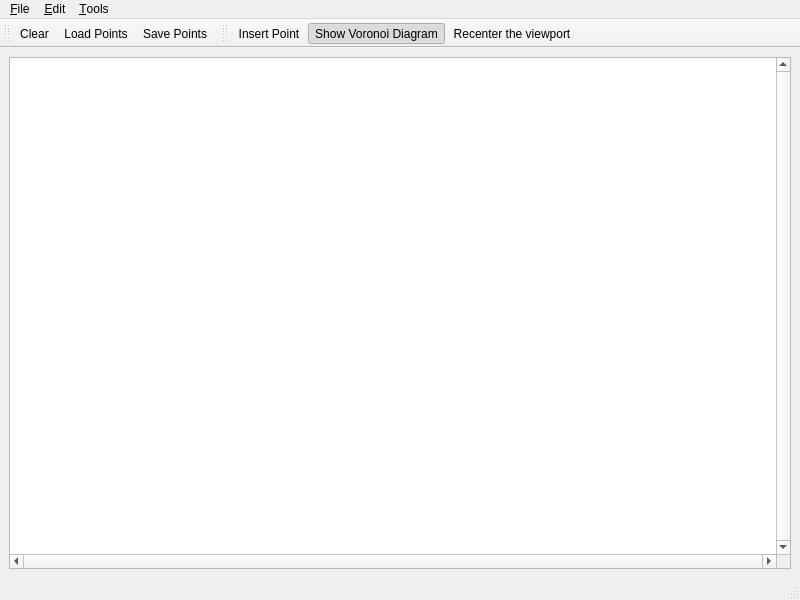
<?xml version="1.0" encoding="UTF-8"?>
<ui version="4.0">
 <author>Ophir Setter</author>
 <class>L1_voronoi_diagram_2</class>
 <widget class="QMainWindow" name="L1_voronoi_diagram_2">
  <property name="geometry">
   <rect>
    <x>0</x>
    <y>0</y>
    <width>800</width>
    <height>600</height>
   </rect>
  </property>
  <property name="windowTitle">
   <string>CGAL L1 Voronoi diagram</string>
  </property>
  <property name="windowIcon">
   <iconset resource="resources/CGAL.qrc">
    <normaloff>:/cgal/logos/cgal_icon</normaloff>:/cgal/logos/cgal_icon</iconset>
  </property>
  <widget class="QWidget" name="centralwidget">
   <layout class="QGridLayout">
    <item row="0" column="0">
     <widget class="QGraphicsView" name="graphicsView">
      <property name="focusPolicy">
       <enum>Qt::StrongFocus</enum>
      </property>
      <property name="verticalScrollBarPolicy">
       <enum>Qt::ScrollBarAlwaysOn</enum>
      </property>
      <property name="horizontalScrollBarPolicy">
       <enum>Qt::ScrollBarAlwaysOn</enum>
      </property>
      <property name="transformationAnchor">
       <enum>QGraphicsView::NoAnchor</enum>
      </property>
     </widget>
    </item>
   </layout>
  </widget>
  <widget class="QStatusBar" name="statusbar"/>
  <widget class="QToolBar" name="fileToolBar">
   <property name="windowTitle">
    <string>File Tools</string>
   </property>
   <attribute name="toolBarArea">
    <enum>TopToolBarArea</enum>
   </attribute>
   <attribute name="toolBarBreak">
    <bool>false</bool>
   </attribute>
   <addaction name="actionClear"/>
   <addaction name="actionLoadPoints"/>
   <addaction name="actionSavePoints"/>
  </widget>
  <widget class="QMenuBar" name="menubar">
   <property name="geometry">
    <rect>
     <x>0</x>
     <y>0</y>
     <width>800</width>
     <height>25</height>
    </rect>
   </property>
   <widget class="QMenu" name="menuFile">
    <property name="title">
     <string>&amp;File</string>
    </property>
    <addaction name="separator"/>
    <addaction name="actionClear"/>
    <addaction name="actionLoadPoints"/>
    <addaction name="actionSavePoints"/>
    <addaction name="separator"/>
    <addaction name="actionQuit"/>
   </widget>
   <widget class="QMenu" name="menuEdit">
    <property name="title">
     <string>&amp;Edit</string>
    </property>
    <addaction name="actionInsertRandomPoints"/>
   </widget>
   <widget class="QMenu" name="menuTools">
    <property name="title">
     <string>&amp;Tools</string>
    </property>
    <addaction name="actionInsertPoint"/>
    <addaction name="separator"/>
    <addaction name="actionShowVoronoi"/>
    <addaction name="separator"/>
    <addaction name="actionRecenter"/>
   </widget>
   <addaction name="menuFile"/>
   <addaction name="menuEdit"/>
   <addaction name="menuTools"/>
  </widget>
  <widget class="QToolBar" name="toolBar">
   <property name="windowTitle">
    <string>Visualization Tools</string>
   </property>
   <attribute name="toolBarArea">
    <enum>TopToolBarArea</enum>
   </attribute>
   <attribute name="toolBarBreak">
    <bool>false</bool>
   </attribute>
   <addaction name="actionInsertPoint"/>
   <addaction name="actionShowVoronoi"/>
   <addaction name="actionRecenter"/>
  </widget>
  <action name="actionAbout">
   <property name="text">
    <string>&amp;About</string>
   </property>
  </action>
  <action name="actionAboutCGAL">
   <property name="text">
    <string>About &amp;CGAL</string>
   </property>
  </action>
  <action name="actionQuit">
   <property name="text">
    <string>&amp;Quit</string>
   </property>
   <property name="shortcut">
    <string>Ctrl+Q</string>
   </property>
  </action>
  <action name="actionInsertRandomPoints">
   <property name="text">
    <string>&amp;Insert random points</string>
   </property>
   <property name="shortcut">
    <string>Ctrl+I</string>
   </property>
  </action>
  <action name="actionMovingPoint">
   <property name="checkable">
    <bool>true</bool>
   </property>
   <property name="icon">
    <iconset resource="L1_voronoi_diagram_2.qrc">
     <normaloff>:/cgal/Actions/icons/moving_point.png</normaloff>:/cgal/Actions/icons/moving_point.png</iconset>
   </property>
   <property name="text">
    <string>&amp;Simulate insertion</string>
   </property>
   <property name="toolTip">
    <string comment="The comment">Simulate Insertion</string>
   </property>
   <property name="statusTip">
    <string comment="and its comment">Move mouse with left button pressed to see where point would be inserted</string>
   </property>
   <property name="whatsThis">
    <string comment="what">whats this</string>
   </property>
  </action>
  <action name="actionInsertPoint">
   <property name="checkable">
    <bool>true</bool>
   </property>
   <property name="checked">
    <bool>false</bool>
   </property>
   <property name="icon">
    <iconset>
     <normaloff>:/cgal/Input/inputPoint.png</normaloff>:/cgal/Input/inputPoint.png</iconset>
   </property>
   <property name="text">
    <string>&amp;Insert Point</string>
   </property>
   <property name="toolTip">
    <string>Insert Point</string>
   </property>
   <property name="statusTip">
    <string>Left: Insert vtx</string>
   </property>
  </action>
  <action name="actionClear">
   <property name="icon">
    <iconset>
     <normaloff>:/cgal/fileToolbar/fileNew.png</normaloff>:/cgal/fileToolbar/fileNew.png</iconset>
   </property>
   <property name="text">
    <string>&amp;Clear</string>
   </property>
   <property name="shortcut">
    <string>Ctrl+C</string>
   </property>
  </action>
  <action name="actionShowVoronoi">
   <property name="checkable">
    <bool>true</bool>
   </property>
   <property name="checked">
    <bool>true</bool>
   </property>
   <property name="icon">
    <iconset>
     <normaloff>:/cgal/Triangulation_2/Voronoi_diagram_2.png</normaloff>:/cgal/Triangulation_2/Voronoi_diagram_2.png</iconset>
   </property>
   <property name="text">
    <string>Show &amp;Voronoi Diagram</string>
   </property>
   <property name="shortcut">
    <string>Ctrl+V</string>
   </property>
  </action>
  <action name="actionShowDelaunay">
   <property name="checkable">
    <bool>true</bool>
   </property>
   <property name="icon">
    <iconset resource="L1_voronoi_diagram_2.qrc">
     <normaloff>:/cgal/Actions/icons/triangulation.png</normaloff>:/cgal/Actions/icons/triangulation.png</iconset>
   </property>
   <property name="text">
    <string>Show &amp;Delaunay Triangulation</string>
   </property>
   <property name="shortcut">
    <string>Ctrl+D</string>
   </property>
  </action>
  <action name="actionLoadPoints">
   <property name="icon">
    <iconset>
     <normaloff>:/cgal/fileToolbar/fileOpen.png</normaloff>:/cgal/fileToolbar/fileOpen.png</iconset>
   </property>
   <property name="text">
    <string>&amp;Load Points...</string>
   </property>
   <property name="shortcut">
    <string>Ctrl+L</string>
   </property>
  </action>
  <action name="actionSavePoints">
   <property name="icon">
    <iconset>
     <normaloff>:/cgal/fileToolbar/fileSave.png</normaloff>:/cgal/fileToolbar/fileSave.png</iconset>
   </property>
   <property name="text">
    <string>&amp;Save Points...</string>
   </property>
   <property name="shortcut">
    <string>Ctrl+S</string>
   </property>
  </action>
  <action name="actionCircumcenter">
   <property name="checkable">
    <bool>true</bool>
   </property>
   <property name="icon">
    <iconset resource="L1_voronoi_diagram_2.qrc">
     <normaloff>:/cgal/Actions/icons/circumcenter.png</normaloff>:/cgal/Actions/icons/circumcenter.png</iconset>
   </property>
   <property name="text">
    <string>&amp;Circumcenter</string>
   </property>
   <property name="toolTip">
    <string>Draw circumcenter</string>
   </property>
  </action>
  <action name="actionRecenter">
   <property name="icon">
    <iconset>
     <normaloff>:/cgal/Input/zoom-best-fit</normaloff>:/cgal/Input/zoom-best-fit</iconset>
   </property>
   <property name="text">
    <string>Re&amp;center the viewport</string>
   </property>
   <property name="shortcut">
    <string>Ctrl+R</string>
   </property>
  </action>
 </widget>
 <resources>
  <include location="L1_voronoi_diagram_2.qrc"/>
  <include location="resources/CGAL.qrc"/>
  <include location="../icons/Triangulation_2.qrc"/>
  <include location="../icons/Input.qrc"/>
 </resources>
 <connections/>
</ui>
